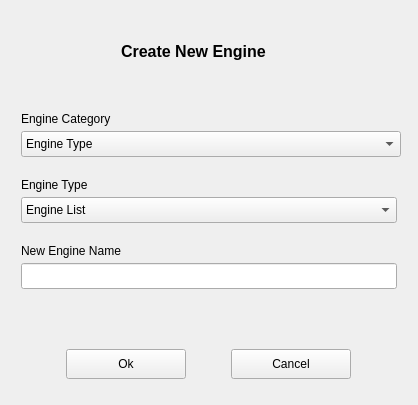
<?xml version="1.0" encoding="UTF-8"?>
<ui version="4.0">
 <class>CreateEngineDialog</class>
 <widget class="QWidget" name="CreateEngineDialog">
  <property name="geometry">
   <rect>
    <x>0</x>
    <y>0</y>
    <width>418</width>
    <height>405</height>
   </rect>
  </property>
  <property name="minimumSize">
   <size>
    <width>418</width>
    <height>405</height>
   </size>
  </property>
  <property name="maximumSize">
   <size>
    <width>418</width>
    <height>405</height>
   </size>
  </property>
  <property name="windowTitle">
   <string>Create Engine</string>
  </property>
  <layout class="QGridLayout" name="gridLayout_2">
   <item row="0" column="0">
    <layout class="QVBoxLayout" name="verticalLayout">
     <property name="spacing">
      <number>5</number>
     </property>
     <property name="leftMargin">
      <number>10</number>
     </property>
     <property name="topMargin">
      <number>0</number>
     </property>
     <property name="rightMargin">
      <number>10</number>
     </property>
     <property name="bottomMargin">
      <number>10</number>
     </property>
     <item>
      <layout class="QHBoxLayout" name="horizontalLayout_2">
       <property name="spacing">
        <number>10</number>
       </property>
       <property name="leftMargin">
        <number>10</number>
       </property>
       <property name="topMargin">
        <number>0</number>
       </property>
       <property name="rightMargin">
        <number>10</number>
       </property>
       <property name="bottomMargin">
        <number>0</number>
       </property>
       <item>
        <widget class="QLabel" name="mDialogGraphic">
         <property name="minimumSize">
          <size>
           <width>80</width>
           <height>80</height>
          </size>
         </property>
         <property name="maximumSize">
          <size>
           <width>80</width>
           <height>80</height>
          </size>
         </property>
         <property name="text">
          <string/>
         </property>
         <property name="pixmap">
          <pixmap resource="resources/icons.qrc">:/icons/Light/64x64/engine.png</pixmap>
         </property>
         <property name="scaledContents">
          <bool>true</bool>
         </property>
        </widget>
       </item>
       <item>
        <widget class="QLabel" name="label_2">
         <property name="minimumSize">
          <size>
           <width>0</width>
           <height>80</height>
          </size>
         </property>
         <property name="maximumSize">
          <size>
           <width>16777215</width>
           <height>80</height>
          </size>
         </property>
         <property name="font">
          <font>
           <pointsize>12</pointsize>
           <weight>75</weight>
           <bold>true</bold>
          </font>
         </property>
         <property name="text">
          <string>Create New Engine</string>
         </property>
        </widget>
       </item>
      </layout>
     </item>
     <item>
      <widget class="QLabel" name="VehicleCategoryLabel">
       <property name="minimumSize">
        <size>
         <width>0</width>
         <height>30</height>
        </size>
       </property>
       <property name="maximumSize">
        <size>
         <width>16777215</width>
         <height>30</height>
        </size>
       </property>
       <property name="text">
        <string>Engine Category</string>
       </property>
       <property name="alignment">
        <set>Qt::AlignBottom|Qt::AlignLeading|Qt::AlignLeft</set>
       </property>
      </widget>
     </item>
     <item>
      <widget class="QComboBox" name="mEngineTypeComboBox">
       <property name="minimumSize">
        <size>
         <width>380</width>
         <height>26</height>
        </size>
       </property>
       <property name="maximumSize">
        <size>
         <width>380</width>
         <height>16777215</height>
        </size>
       </property>
       <property name="currentText">
        <string>Engine Type</string>
       </property>
       <item>
        <property name="text">
         <string>Engine Type</string>
        </property>
       </item>
      </widget>
     </item>
     <item>
      <widget class="QLabel" name="VehicleTypeLabel">
       <property name="minimumSize">
        <size>
         <width>0</width>
         <height>30</height>
        </size>
       </property>
       <property name="maximumSize">
        <size>
         <width>16777215</width>
         <height>30</height>
        </size>
       </property>
       <property name="text">
        <string>Engine Type</string>
       </property>
       <property name="alignment">
        <set>Qt::AlignBottom|Qt::AlignLeading|Qt::AlignLeft</set>
       </property>
      </widget>
     </item>
     <item>
      <widget class="QComboBox" name="mEngineListComboBox">
       <property name="minimumSize">
        <size>
         <width>0</width>
         <height>26</height>
        </size>
       </property>
       <property name="currentText">
        <string>Engine List</string>
       </property>
       <item>
        <property name="text">
         <string>Engine List</string>
        </property>
       </item>
      </widget>
     </item>
     <item>
      <widget class="QLabel" name="NewVehicleNameLabel">
       <property name="minimumSize">
        <size>
         <width>0</width>
         <height>30</height>
        </size>
       </property>
       <property name="maximumSize">
        <size>
         <width>16777215</width>
         <height>30</height>
        </size>
       </property>
       <property name="text">
        <string>New Engine Name</string>
       </property>
       <property name="alignment">
        <set>Qt::AlignBottom|Qt::AlignLeading|Qt::AlignLeft</set>
       </property>
      </widget>
     </item>
     <item>
      <widget class="QLineEdit" name="mInstanceNameLineEdit">
       <property name="minimumSize">
        <size>
         <width>0</width>
         <height>26</height>
        </size>
       </property>
       <property name="text">
        <string/>
       </property>
      </widget>
     </item>
     <item>
      <spacer name="verticalSpacer">
       <property name="orientation">
        <enum>Qt::Vertical</enum>
       </property>
       <property name="sizeHint" stdset="0">
        <size>
         <width>20</width>
         <height>40</height>
        </size>
       </property>
      </spacer>
     </item>
     <item>
      <layout class="QHBoxLayout" name="horizontalLayout">
       <property name="spacing">
        <number>5</number>
       </property>
       <property name="leftMargin">
        <number>5</number>
       </property>
       <property name="topMargin">
        <number>5</number>
       </property>
       <property name="rightMargin">
        <number>5</number>
       </property>
       <property name="bottomMargin">
        <number>5</number>
       </property>
       <item>
        <widget class="QPushButton" name="mOkButton">
         <property name="minimumSize">
          <size>
           <width>0</width>
           <height>30</height>
          </size>
         </property>
         <property name="maximumSize">
          <size>
           <width>120</width>
           <height>16777215</height>
          </size>
         </property>
         <property name="text">
          <string>Ok</string>
         </property>
        </widget>
       </item>
       <item>
        <widget class="QPushButton" name="mCancelButton">
         <property name="minimumSize">
          <size>
           <width>0</width>
           <height>30</height>
          </size>
         </property>
         <property name="maximumSize">
          <size>
           <width>120</width>
           <height>16777215</height>
          </size>
         </property>
         <property name="text">
          <string>Cancel</string>
         </property>
        </widget>
       </item>
      </layout>
     </item>
    </layout>
   </item>
  </layout>
 </widget>
 <resources>
  <include location="resources/icons.qrc"/>
 </resources>
 <connections/>
</ui>
